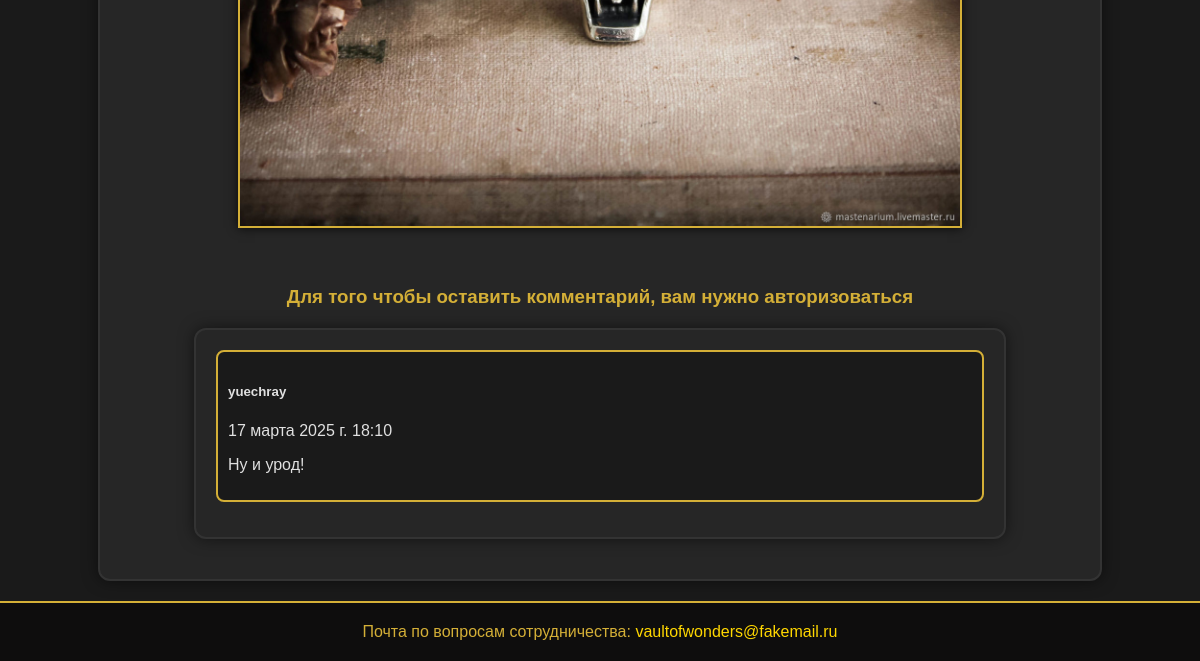
/detail/1/ (lower part), run on an earlier commit of the app's database.
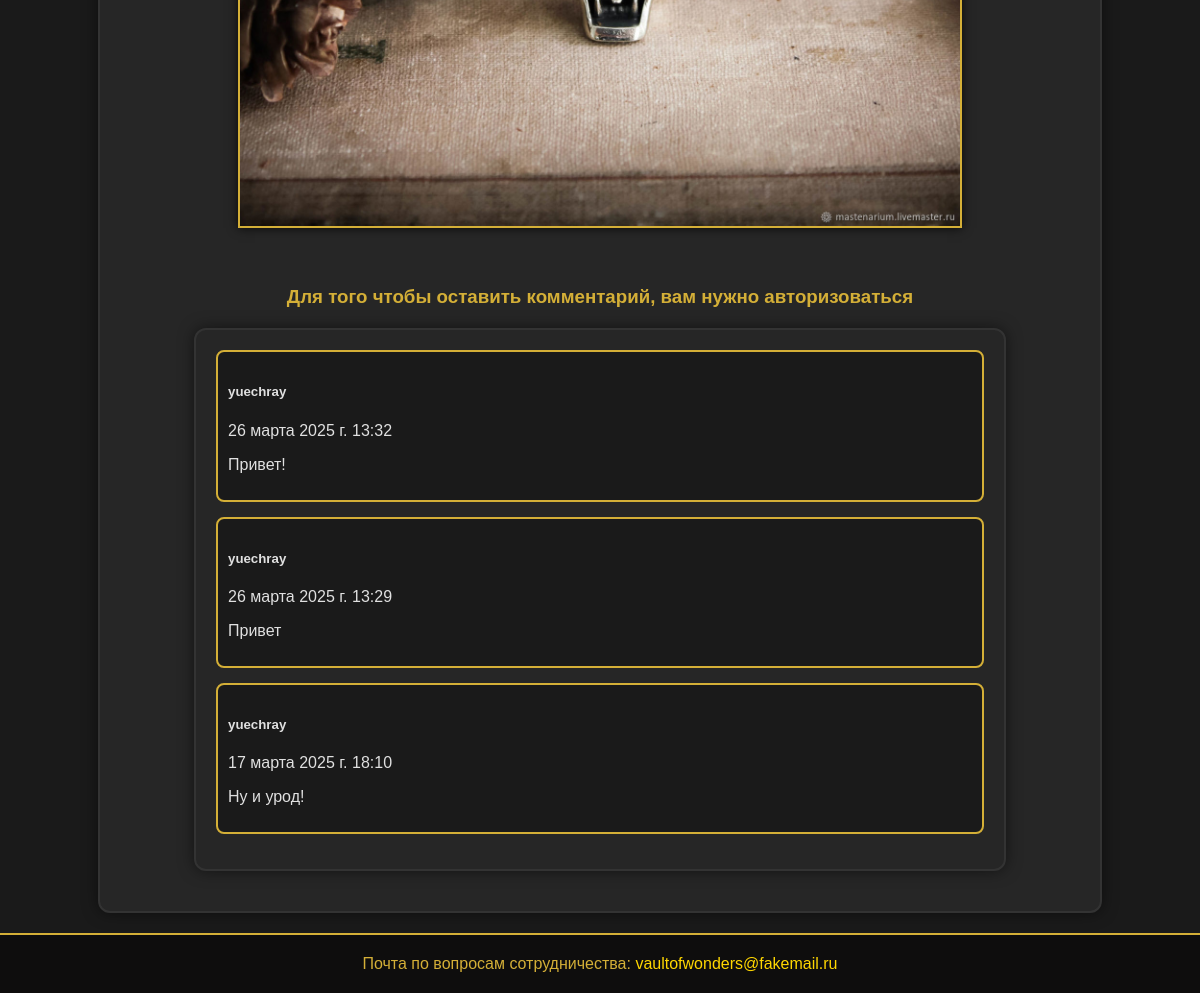
And on a later commit of the database.
### app/models.py (models this page shows, shortened)
class Comment(models.Model):
    task = models.ForeignKey(Task, on_delete=models.CASCADE, verbose_name="Новость")
    author = models.ForeignKey(User, on_delete=models.CASCADE, verbose_name="Автор", null=True, blank=True)
    text = models.TextField(verbose_name="Содержание")
    date_published = models.DateTimeField(default=timezone.now, verbose_name="Дата публикации")
    class Meta:
        verbose_name = "Комментарий"
        verbose_name_plural = "Комментарии"

### app/views.py (the view)
# urls.py: path('detail/<int:pk>/', views.detail, name='detail_news'),
def detail(request, pk):
    tasks = Task.objects.all()
    task = Task.objects.get(pk=pk)
    title = task.title
    first = tasks.first().id
    last = tasks.last().id
    count = str(request.GET.get("post"))
    if count == "prev":
        if task.id == first:
            return redirect('detail_news', pk=last)
        prev_task = tasks.filter(id__lt=task.id).last()
        return redirect('detail_news', pk=prev_task.id)
    if count == "next":
        if task.id == last:
            return redirect('detail_news', pk=first)
        next_task = tasks.filter(id__gt=task.id).first()
        return redirect('detail_news', pk=next_task.id)
    comments = Comment.objects.filter(task=pk).order_by("-date_published")
    context = {
        'task': task,
        'comments': comments,
        "title": title
    }
    if request.method == 'POST':
        form = CommentForm(request.POST)
        if form.is_valid():
            new_comment = form.save(commit=False)
            new_comment.author = request.user
            new_comment.date = datetime.now()
            new_comment.task = task
            new_comment.save()
            return redirect('detail_news', pk=pk)
    else:
        form = CommentForm()
    context["form"] = form
    return render(request, 'solo_new.html', context)

### app/templates/solo_new.html (shortened to what this page needs)
{% extends 'base.html' %}
{% load static %}
{% block content %}
<link href="{% static 'styles/solo_new.css' %}" rel="stylesheet">
    {% if task %}
    <div class="news-page alert alert-warning mt-2">
        {% if task.image %}
            <img class="news-image" src="{% get_media_prefix %}/{{ task.image }}">
        {% endif %}
    </div>
    {% else %}
        <p>У нас нет записи</p>
    {% endif %}
    <div class="comments">
        {% if user.is_authenticated %}
            <div class="com_form">
                <h3>Ваш комментарий</h3>
                <form method="POST" class="comment-form">
                    {% csrf_token %}
                    {{ form.as_p }}
                    <button class="comment-btn" type="submit">Отправить</button>
                </form>
            </div>
        {% else %}
            <h3 class="comment-dig">Для того чтобы оставить комментарий, вам нужно авторизоваться</h3>
        {% endif %}
        {% if comments %}
            <div class="container my-5 py-5 text-body">
                <div class="row d-flex justify-content-center">
                    {% for comment in comments %}
                        <div class="col-md-11 col-lg-9 col-xl-7">
                            <div class="d-flex flex-start mb-4">
                                <div class="card w-100 comment-item">
                                    <div class="card-body p-4">
                                        <div class="">
                                            <h5>{{ comment.author }}</h5>
                                            <p class="small">{{ comment.date_published }}</p>
                                            <p>{{ comment.text }}</p>
                                        </div>
                                    </div>
                                </div>
                            </div>
                        </div>
                    {% endfor %}
                </div>
            </div>
        {% else %}
            <p class="no-comments">Комментариев пока нет</p>
        {% endif %}
    </div>
{% endblock %}

What changed in the data, as far as the page shows it:
added Comment: author "yuechray", date_published "26 марта 2025 г. 13:32", text "Привет!"
added Comment: author "yuechray", date_published "26 марта 2025 г. 13:29", text "Привет"
